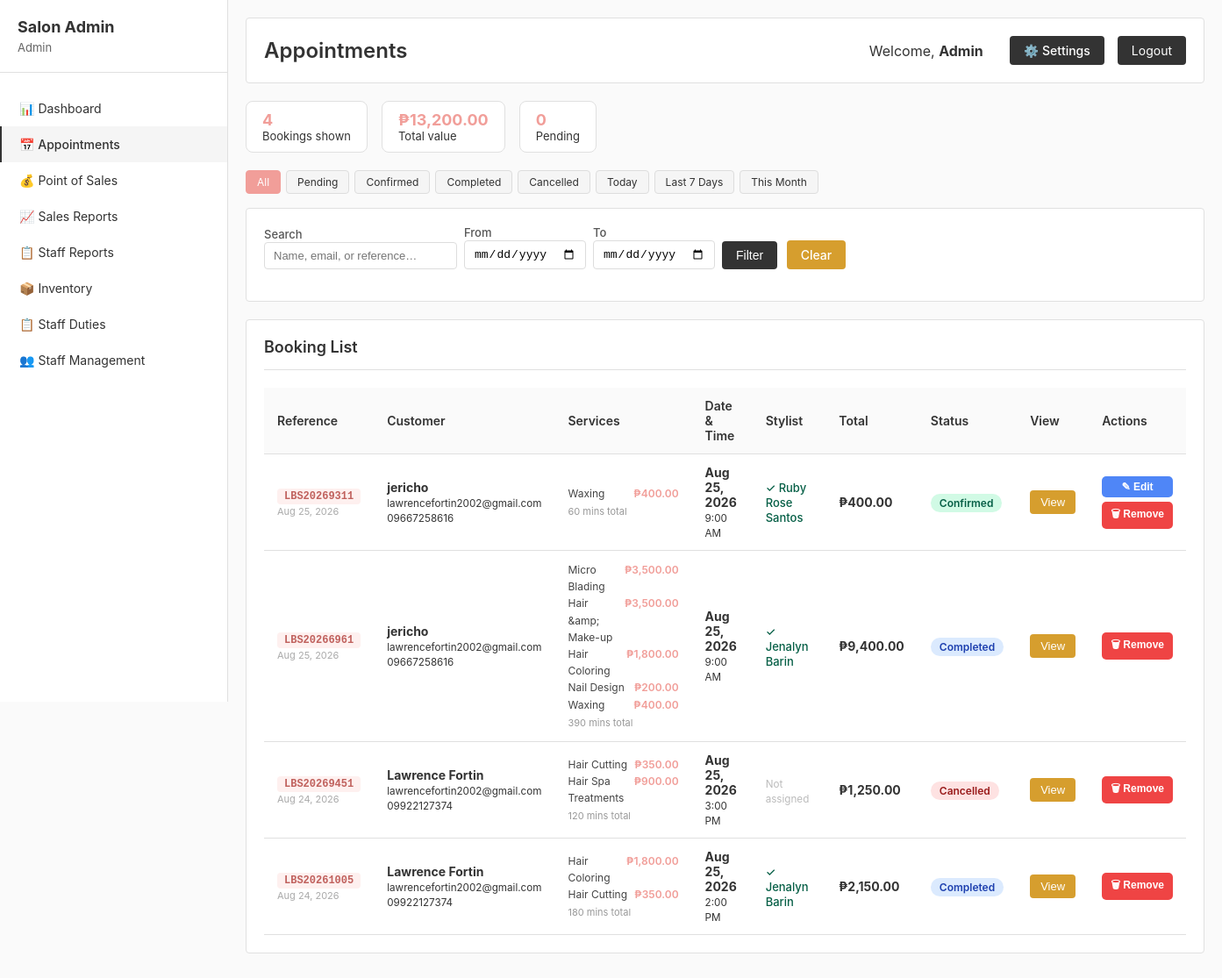
The page /salon_management_system/admin/appointments_admin.php (signed in) on the database its author committed.
### tables this page shows
CREATE TABLE `bookings` (
  `id` int(11) NOT NULL,
  `booking_reference` varchar(50) NOT NULL,
  `user_id` int(11) DEFAULT NULL,
  `full_name` varchar(255) NOT NULL,
  `email` varchar(255) NOT NULL,
  `phone` varchar(30) NOT NULL,
  `service_name` varchar(500) NOT NULL,
  `services_json` text DEFAULT NULL,
  `service_price` decimal(10,2) NOT NULL DEFAULT 0.00,
  `service_duration` int(11) NOT NULL DEFAULT 0,
  `total_duration` int(11) NOT NULL DEFAULT 0,
  `booking_date` date NOT NULL,
  `booking_time` time NOT NULL,
  `room_type` varchar(50) NOT NULL DEFAULT 'salon',
  `room_price` decimal(10,2) NOT NULL DEFAULT 0.00,
  `total_price` decimal(10,2) NOT NULL DEFAULT 0.00,
  `therapist_id` varchar(50) DEFAULT 'tba',
  `payment_method` varchar(50) NOT NULL DEFAULT 'salon',
  `health_info` text DEFAULT NULL,
  `email_sent` tinyint(1) NOT NULL DEFAULT 0,
  `status` enum('pending','confirmed','cancelled','completed') NOT NULL DEFAULT 'pending',
  `created_at` timestamp NOT NULL DEFAULT current_timestamp(),
  `updated_at` timestamp NOT NULL DEFAULT current_timestamp() ON UPDATE current_timestamp()
);

CREATE TABLE `salon_services` (
  `service_id` int(11) NOT NULL,
  `service_name` varchar(150) NOT NULL,
  `price` decimal(10,2) NOT NULL DEFAULT 0.00,
  `category` varchar(100) DEFAULT 'General',
  `duration` int(11) NOT NULL DEFAULT 60,
  `icon` varchar(10) DEFAULT '?',
  `description` text DEFAULT NULL,
  `status` enum('active','inactive') NOT NULL DEFAULT 'active',
  `created_at` timestamp NOT NULL DEFAULT current_timestamp()
);

CREATE TABLE `staff` (
  `staff_id` int(11) NOT NULL,
  `full_name` varchar(100) NOT NULL,
  `contact_number` varchar(20) DEFAULT NULL,
  `address` text DEFAULT NULL,
  `job_title` varchar(50) DEFAULT NULL,
  `rate` decimal(10,2) DEFAULT 0.00,
  `status` enum('active','inactive') DEFAULT 'active',
  `created_at` timestamp NOT NULL DEFAULT current_timestamp(),
  `updated_at` timestamp NOT NULL DEFAULT current_timestamp() ON UPDATE current_timestamp()
);

### salon_management_system/config/auth.php (called while the page is built, shortened)
<?php
function getCurrentUserName()  { return $_SESSION['full_name']  ?? 'User'; }
?>

### salon_management_system/admin/appointments_admin.php (the view, shortened to what this page needs)
<?php
require_once '../config/auth.php';
$pdo     = getPDOConnection();
$pending_bookings = 0;
try {
    $stmt = $pdo->query("SELECT COUNT(*) as total FROM bookings WHERE status='pending'");
    $pending_bookings = $stmt->fetch()['total'];
} catch (Exception $e) {}
$filter     = $_GET['filter']     ?? 'all';
$search     = trim($_GET['search']     ?? '');
$start_date = $_GET['start_date'] ?? '';
$end_date   = $_GET['end_date']   ?? '';
$where  = [];
$params = [];
$whereSql = $where ? 'WHERE ' . implode(' AND ', $where) : '';
$stmt = $pdo->prepare("
    SELECT b.*, s.full_name AS stylist_name
    FROM   bookings b
    LEFT JOIN staff s ON b.therapist_id = CAST(s.staff_id AS CHAR)
    $whereSql
    ORDER  BY b.created_at DESC
");
$stmt->execute($params);
$bookings = $stmt->fetchAll();
$totalBookings  = count($bookings);
$totalRevenue   = array_sum(array_column($bookings, 'total_price'));
try {
    $services_catalog = $pdo->query("SELECT service_id as id, service_name as name, price, duration FROM salon_services WHERE status='active' ORDER BY service_name")->fetchAll();
} catch (\Throwable $e) {
    $services_catalog = [];
}
?>
<!DOCTYPE html>
<html lang="en">
<head>
    <link rel="stylesheet" href="../assets/css/style.css">
</head>
<body>
<div class="dashboard-container">
    <aside class="sidebar">
        <div class="sidebar-header">
            <h2>Salon Admin</h2>
            <p><?php echo getCurrentUserName(); ?></p>
        </div>
        <nav class="sidebar-menu">
            <a href="dashboard.php">&#x1F4CA; Dashboard</a>
            <a href="appointments_admin.php" class="active">&#x1F4C5; Appointments</a>
            <a href="pos.php">&#x1F4B0; Point of Sales</a>
            <a href="sales_reports.php">&#x1F4C8; Sales Reports</a>
            <a href="staff_reports_admin.php">&#x1F4CB; Staff Reports</a>
            <a href="inventory.php">&#x1F4E6; Inventory</a>
            <a href="staff_duties.php">&#x1F4CB; Staff Duties</a>
            <a href="staff_management.php">&#x1F465; Staff Management</a>
        </nav>
    </aside>
    <main class="main-content">
        <div class="top-bar">
            <h1>Appointments</h1>
            <div class="user-info">
                <span style="margin-right:15px;">Welcome, <strong><?php echo getCurrentUserName(); ?></strong></span>
                <a href="settings.php" class="btn btn-primary">&#x2699;&#xFE0F; Settings</a>
                <a href="../logout.php" class="btn-logout">Logout</a>
            </div>
        </div>
        <div class="stats-row">
            <div class="stat-pill"><strong><?php echo $totalBookings; ?></strong>Bookings shown</div>
            <div class="stat-pill"><strong>&#x20B1;<?php echo number_format($totalRevenue, 2); ?></strong>Total value</div>
            <div class="stat-pill"><strong><?php echo $pending_bookings; ?></strong>Pending</div>
        </div>
        <div class="quick-filters">
            <?php
            $qs = http_build_query(array_filter(['search'=>$search,'start_date'=>$start_date,'end_date'=>$end_date]));
            $filters = ['all'=>'All','pending'=>'Pending','confirmed'=>'Confirmed','completed'=>'Completed','cancelled'=>'Cancelled'];
            foreach ($filters as $k => $v):
                $active = $filter === $k ? 'active' : '';
            ?>
            <a href="?filter=<?php echo $k; ?><?php echo $qs ? '&'.$qs : ''; ?>" class="<?php echo $active; ?>"><?php echo $v; ?></a>
            <?php endforeach; ?>
            <a href="?filter=<?php echo $filter; ?>&start_date=<?php echo date('Y-m-d'); ?>&end_date=<?php echo date('Y-m-d'); ?>">Today</a>
            <a href="?filter=<?php echo $filter; ?>&start_date=<?php echo date('Y-m-d', strtotime('-7 days')); ?>&end_date=<?php echo date('Y-m-d'); ?>">Last 7 Days</a>
            <a href="?filter=<?php echo $filter; ?>&start_date=<?php echo date('Y-m-01'); ?>&end_date=<?php echo date('Y-m-d'); ?>">This Month</a>
        </div>
        <div class="content-box" style="padding:16px 20px;">
            <form method="GET" class="filter-bar">
                <div>
                    <label>Search</label><br>
                    <input type="text" name="search" placeholder="Name, email, or reference…" value="<?php echo htmlspecialchars($search); ?>" style="width:220px;">
                </div>
                <div>
                    <label>From</label><br>
                    <input type="date" name="start_date" value="<?php echo $start_date; ?>">
                </div>
                <div>
                    <label>To</label><br>
                    <input type="date" name="end_date" value="<?php echo $end_date; ?>">
                </div>
                <div style="align-self:flex-end;">
                    <button type="submit" class="btn btn-primary">Filter</button>
                    <a href="appointments_admin.php" class="btn btn-warning" style="margin-left:6px;">Clear</a>
                </div>
            </form>
        </div>
        <div class="content-box">
            <h2>Booking List</h2>
            <?php if (empty($bookings)): ?>
                <p style="color:#999;padding:20px 0;">No bookings found for the selected filters.</p>
            <?php else: ?>
            <div class="table-container">
                <table>
                    <thead>
                        <tr>
                            <th>Reference</th>
                            <th>Customer</th>
                            <th>Services</th>
                            <th>Date &amp; Time</th>
                            <th>Stylist</th>
                            <th>Total</th>
                            <th>Status</th>
                            <th>View</th>
                            <th>Actions</th>
                        </tr>
                    </thead>
                    <tbody>
                    <?php foreach ($bookings as $b):
                        $svcsData = !empty($b['services_json']) ? json_decode($b['services_json'], true) : null;
                    ?>
                        <tr>
                            <td>
                                <span class="ref-badge"><?php echo htmlspecialchars($b['booking_reference']); ?></span><br>
                                <small style="color:#aaa;font-size:11px;"><?php echo date('M j, Y', strtotime($b['created_at'])); ?></small>
                            </td>
                            <td>
                                <strong><?php echo htmlspecialchars($b['full_name']); ?></strong><br>
                                <small><?php echo htmlspecialchars($b['email']); ?></small><br>
                                <small><?php echo htmlspecialchars($b['phone']); ?></small>
                            </td>
                            <td>
                                <div class="services-mini">
                                    <?php if ($svcsData && is_array($svcsData)): ?>
                                        <?php foreach ($svcsData as $s): ?>
                                            <div class="svc-item">
                                                <span><?php echo htmlspecialchars($s['name']); ?></span>
                                                <span class="svc-price">&#x20B1;<?php echo number_format($s['price'],2); ?></span>
                                            </div>
                                        <?php endforeach; ?>
                                        <div style="font-size:11px;color:#999;margin-top:3px;"><?php echo (int)$b['total_duration']; ?> mins total</div>
                                    <?php else: ?>
                                        <?php echo htmlspecialchars($b['service_name']); ?>
                                    <?php endif; ?>
                                </div>
                            </td>
                            <td>
                                <strong><?php echo date('M j, Y', strtotime($b['booking_date'])); ?></strong><br>
                                <small><?php echo date('g:i A', strtotime($b['booking_time'])); ?></small>
                            </td>
                            <td>
                                <?php if (!empty($b['stylist_name'])): ?>
                                    <span class="stylist-assigned">&#x2713; <?php echo htmlspecialchars($b['stylist_name']); ?></span>
                                <?php else: ?>
                                    <small style="color:#bbb;">Not assigned</small>
                                <?php endif; ?>
                            </td>
                            <td><strong>&#x20B1;<?php echo number_format($b['total_price'], 2); ?></strong></td>
                            <td>
                                <span class="status-badge status-<?php echo $b['status']; ?>">
                                    <?php echo ucfirst($b['status']); ?>
                                </span>
                            </td>
                            <td>
                                <button onclick="viewBooking(<?php echo htmlspecialchars(json_encode($b), ENT_QUOTES); ?>)" class="btn btn-warning btn-sm">View</button>
                            </td>
                            <td>
                                <div class="action-btns">
                                    <?php if (in_array($b['status'], ['pending', 'confirmed'])): ?>
                                    <button class="btn-edit"
                                        onclick="openEditModal(<?php echo htmlspecialchars(json_encode($b), ENT_QUOTES); ?>)">
                                        &#9998; Edit
                                    </button>
                                    <?php endif; ?>
                                    <button class="btn-remove"
                                        onclick="openRemoveModal(<?php echo (int)$b['id']; ?>, '<?php echo htmlspecialchars($b['booking_reference'], ENT_QUOTES); ?>', '<?php echo htmlspecialchars($b['full_name'], ENT_QUOTES); ?>')">
                                        &#128465; Remove
                                    </button>
                                </div>
                            </td>
                        </tr>
                    <?php endforeach; ?>
                    </tbody>
                </table>
            </div>
            <?php endif; ?>
        </div>
    </main>
</div>
</body>
</html>

### rows shown on the page
bookings: booking_reference "LBS20269311", created_at "Aug 25, 2026", full_name "jericho", email "lawrencefortin2002@gmail.com", phone "09667258616", total_duration "60", booking_date "Aug 25, 2026", booking_time "9:00 AM", staff.full_name "Ruby Rose Santos", total_price "400.00", status "Confirmed"
salon_services: service_name "Waxing", price "400.00"
bookings: booking_reference "LBS20266961", created_at "Aug 25, 2026", full_name "jericho", email "lawrencefortin2002@gmail.com", phone "09667258616", name "Hair &amp; Make-up", price "3,500.00", total_duration "390", booking_date "Aug 25, 2026", booking_time "9:00 AM", staff.full_name "Jenalyn Barin", total_price "9,400.00", status "Completed"
salon_services: service_name "Micro Blading", price "3,500.00"
salon_services: service_name "Hair Coloring", price "1,800.00"
salon_services: service_name "Nail Design", price "200.00"
bookings: booking_reference "LBS20269451", created_at "Aug 24, 2026", full_name "Lawrence Fortin", email "lawrencefortin2002@gmail.com", phone "09922127374", total_duration "120", booking_date "Aug 25, 2026", booking_time "3:00 PM", shows "Not assigned", total_price "1,250.00", status "Cancelled"
salon_services: service_name "Hair Cutting", price "350.00"
salon_services: service_name "Hair Spa Treatments", price "900.00"
bookings: booking_reference "LBS20261005", created_at "Aug 24, 2026", full_name "Lawrence Fortin", email "lawrencefortin2002@gmail.com", phone "09922127374", total_duration "180", booking_date "Aug 25, 2026", booking_time "2:00 PM", staff.full_name "Jenalyn Barin", total_price "2,150.00", status "Completed"

### other values the page prints
getCurrentUserName() "Admin"
$totalBookings "4"
$totalRevenue "13,200.00"
$pending_bookings "0"
$v "All"
$v "Pending"
$v "Confirmed"
$v "Completed"
$v "Cancelled"
